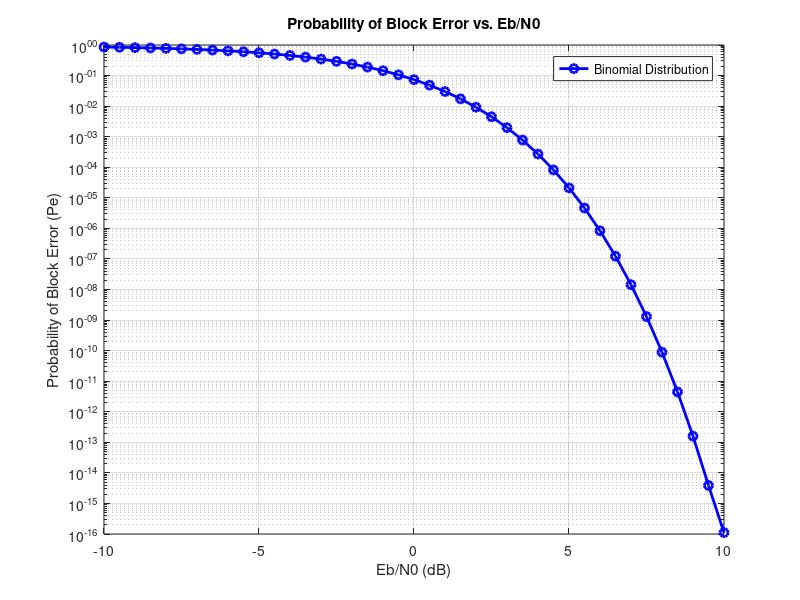

Recreate this plot in MATLAB.
% MATLAB script for plotting Pe vs. Eb/N0 using the binomial distribution formula
% Parameters
Eb_N0_dB = -10:0.5:10; % Range of Eb/N0 values in dB
Eb_N0 = 10.^(Eb_N0_dB / 10); % Convert dB to linear scale

% Transmission parameters
n = 24; % Number of bits in a block
k = 12; % Number of information bits
R_c = k/n;

Pe = zeros(size(Eb_N0));

% Calculate the theoretical probability of a single bit erorr for BPSK
Pb_theoretical = qfunc(sqrt(2*Eb_N0*R_c));

% The probability of block error can be found using a cumulative binomial 
% distribution formula. This loop calculates the probability of of block
% error at a specific SNR 
for idx = 1:length(Eb_N0)
    % Calculate the pobility of a data block having 12 bits correct given the
    % probability of a single data bit eror for BPSK. This will tell us the
    % probability of a block error given that we have n number of bits in a 
    % block(aka trials) and k information bits(i.e. expected possible successes).
    Pe(idx) = 1 - binocdf(floor((n-k)/2), n, Pb_theoretical(idx));
end

% Plot Pe vs. Eb/N0
figure(1);
semilogy(Eb_N0_dB, Pe, 'b-o', 'LineWidth', 2);
grid on;
title('Probability of Block Error vs. Eb/N0');
xlabel('Eb/N0 (dB)');
ylabel('Probability of Block Error (Pe)');
legend('Binomial Distribution');
